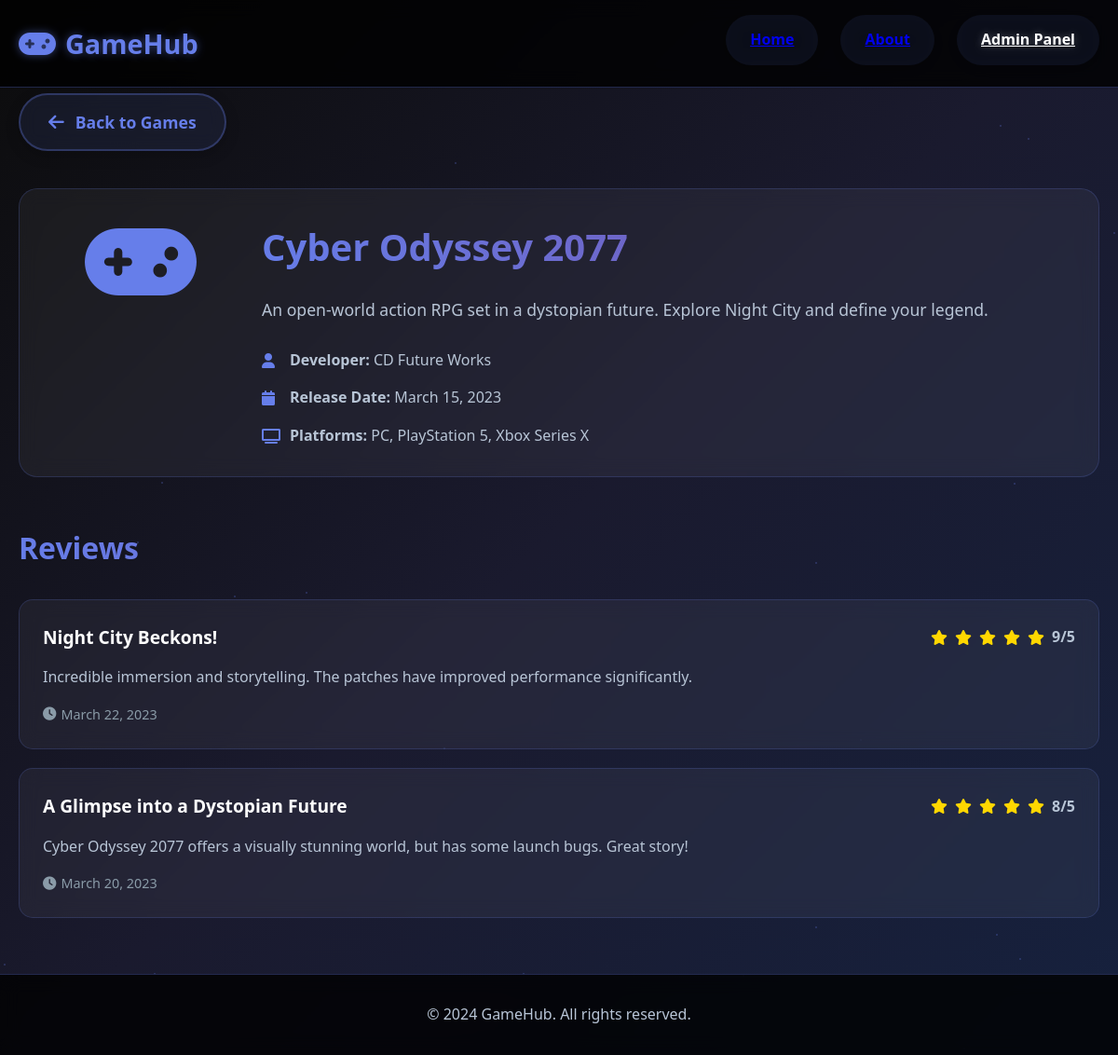
Page /game_details.php?id=1 on the committed database.
### tables this page shows
CREATE TABLE games (
    game_id INT AUTO_INCREMENT PRIMARY KEY,
    title VARCHAR(255) NOT NULL,
    release_date DATE NOT NULL,
    description VARCHAR(255) NOT NULL,
    developer VARCHAR(255) NOT NULL
);

CREATE TABLE reviews (
    review_id INT AUTO_INCREMENT PRIMARY KEY,
    game_id INT NOT NULL,
    date DATETIME NOT NULL,
    rating INT NOT NULL,
    headline VARCHAR(255) NOT NULL,
    text VARCHAR(255) NOT NULL,
    FOREIGN KEY (game_id) REFERENCES games(game_id) ON DELETE CASCADE
);

### game_details.php (the view, shortened to what this page needs)
<?php
$game_id = isset($_GET['id']) ? (int)$_GET['id'] : 0;
$query = "SELECT g.*, GROUP_CONCAT(p.name SEPARATOR ', ') as platforms
          FROM games g
          LEFT JOIN game_platforms gp ON g.game_id = gp.game_id
          LEFT JOIN platforms p ON gp.platform_id = p.platform_id
          WHERE g.game_id = $game_id
          GROUP BY g.game_id";
$result = mysqli_query($connect, $query);
$game = mysqli_fetch_assoc($result);
$reviews_query = "SELECT * FROM reviews WHERE game_id = $game_id ORDER BY date DESC";
$reviews_result = mysqli_query($connect, $reviews_query);
?>
<!DOCTYPE html>
<html lang="en">
<head>
    <link rel="stylesheet" href="styles.css">
    <link href="https://cdnjs.cloudflare.com/ajax/libs/font-awesome/6.0.0/css/all.min.css" rel="stylesheet">
</head>
<body>
    <header class="header">
        <div class="container">
            <nav class="navbar">
                <div class="logo">
                    <i class="fas fa-gamepad"></i>
                    <span>GameHub</span>
                </div>
                <ul class="nav-menu">
                    <li><a href="index.php">Home</a></li>
                    <li><a href="about.php">About</a></li>
                    <li><a href="admin/" class="admin-link">Admin Panel</a></li>
                </ul>
            </nav>
        </div>
    </header>
    <main class="main-content">
        <div class="container">
            <div class="breadcrumb">
                <a href="index.php"><i class="fas fa-arrow-left"></i> Back to Games</a>
            </div>
            <section class="game-details">
                <div class="game-header">
                    <div class="game-image-large">
                        <i class="fas fa-gamepad"></i>
                    </div>
                    <div class="game-info-large">
                        <h1><?php echo htmlentities($game['title']); ?></h1>
                        <p class="game-description-large"><?php echo htmlentities($game['description']); ?></p>
                        <div class="game-meta-large">
                            <div class="meta-item">
                                <i class="fas fa-user"></i>
                                <span><strong>Developer:</strong> <?php echo htmlentities($game['developer']); ?></span>
                            </div>
                            <div class="meta-item">
                                <i class="fas fa-calendar"></i>
                                <span><strong>Release Date:</strong> <?php echo date('F j, Y', strtotime($game['release_date'])); ?></span>
                            </div>
                            <?php if ($game['platforms']): ?>
                                <div class="meta-item">
                                    <i class="fas fa-tv"></i>
                                    <span><strong>Platforms:</strong> <?php echo htmlentities($game['platforms']); ?></span>
                                </div>
                            <?php endif; ?>
                        </div>
                    </div>
                </div>
            </section>
            <section class="reviews-section">
                <h2>Reviews</h2>
                <?php if (mysqli_num_rows($reviews_result) > 0): ?>
                    <div class="reviews-container">
                        <?php while ($review = mysqli_fetch_assoc($reviews_result)): ?>
                            <div class="review-card">
                                <div class="review-header">
                                    <h3><?php echo htmlentities($review['headline']); ?></h3>
                                    <div class="review-rating">
                                        <?php for ($i = 1; $i <= 5; $i++): ?>
                                            <i class="fas fa-star <?php echo $i <= $review['rating'] ? 'filled' : ''; ?>"></i>
                                        <?php endfor; ?>
                                        <span class="rating-text"><?php echo $review['rating']; ?>/5</span>
                                    </div>
                                </div>
                                <p class="review-text"><?php echo htmlentities($review['text']); ?></p>
                                <div class="review-date">
                                    <i class="fas fa-clock"></i>
                                    <?php echo date('F j, Y', strtotime($review['date'])); ?>
                                </div>
                            </div>
                        <?php endwhile; ?>
                    </div>
                <?php endif; ?>
            </section>
        </div>
    </main>
    <footer class="footer">
        <div class="container">
            <p>&copy; 2024 GameHub. All rights reserved.</p>
        </div>
    </footer>
</body>
</html>

### rows in the picture
games: title "Cyber Odyssey 2077", description "An open-world action RPG set in a dystopian future. Explore Night City and define your legend.", developer "CD Future Works", release_date "March 15, 2023"
reviews: headline "Night City Beckons!", rating "9", text "Incredible immersion and storytelling. The patches have improved performance significantly.", date "March 22, 2023"
reviews: headline "A Glimpse into a Dystopian Future", rating "8", text "Cyber Odyssey 2077 offers a visually stunning world, but has some launch bugs. Great story!", date "March 20, 2023"

### other values in the picture
$game['platforms'] "PC, PlayStation 5, Xbox Series X"
